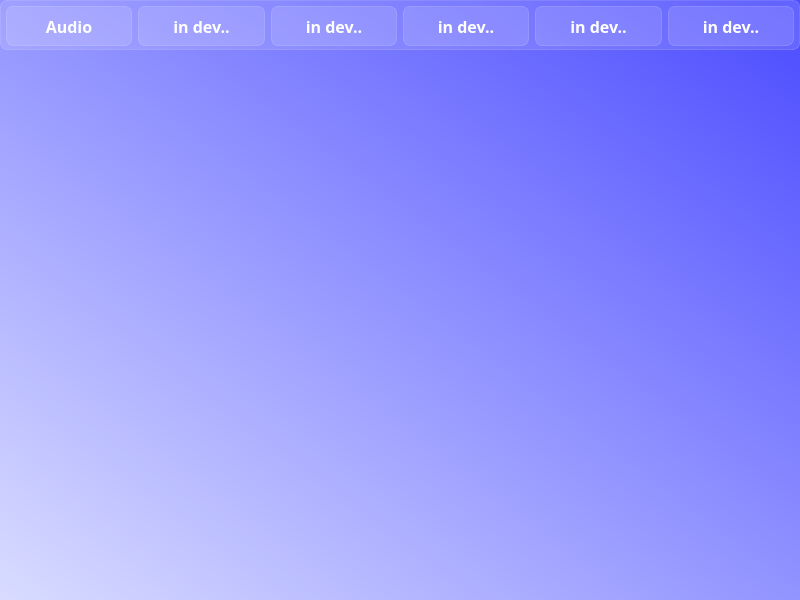
<?xml version="1.0" encoding="UTF-8"?>
<ui version="4.0">
 <class>MainWindow</class>
 <widget class="QMainWindow" name="MainWindow">
  <property name="geometry">
   <rect>
    <x>0</x>
    <y>0</y>
    <width>800</width>
    <height>600</height>
   </rect>
  </property>
  <property name="font">
   <font>
    <family>System</family>
    <bold>true</bold>
   </font>
  </property>
  <property name="windowTitle">
   <string>BlackPearl</string>
  </property>
  <widget class="QWidget" name="centralwidget">
   <property name="font">
    <font>
     <family>System</family>
     <pointsize>12</pointsize>
     <bold>true</bold>
    </font>
   </property>
   <property name="styleSheet">
    <string notr="true">background-color: qlineargradient(spread:pad, x1:0.983, y1:0.0227273, x2:0, y2:1, stop:0 rgba(78, 78, 255, 255), stop:1 rgba(217, 220, 255, 255));</string>
   </property>
   <layout class="QVBoxLayout" name="verticalLayout">
    <property name="spacing">
     <number>0</number>
    </property>
    <property name="leftMargin">
     <number>0</number>
    </property>
    <property name="topMargin">
     <number>0</number>
    </property>
    <property name="rightMargin">
     <number>0</number>
    </property>
    <property name="bottomMargin">
     <number>0</number>
    </property>
    <item>
     <widget class="QFrame" name="main_mtn_frame">
      <property name="maximumSize">
       <size>
        <width>16777215</width>
        <height>50</height>
       </size>
      </property>
      <property name="font">
       <font>
        <family>Arial</family>
        <pointsize>12</pointsize>
        <bold>true</bold>
       </font>
      </property>
      <property name="styleSheet">
       <string notr="true">background-color: rgba(255, 255, 255, 30);
border: 1px solid rgba(255, 255, 255, 40);
border-radius: 7px;</string>
      </property>
      <layout class="QHBoxLayout" name="horizontalLayout">
       <property name="leftMargin">
        <number>5</number>
       </property>
       <property name="topMargin">
        <number>5</number>
       </property>
       <property name="rightMargin">
        <number>5</number>
       </property>
       <property name="bottomMargin">
        <number>5</number>
       </property>
       <item>
        <widget class="QPushButton" name="main_audio_btn">
         <property name="minimumSize">
          <size>
           <width>0</width>
           <height>40</height>
          </size>
         </property>
         <property name="font">
          <font>
           <family>Arial Black</family>
           <pointsize>12</pointsize>
           <bold>true</bold>
          </font>
         </property>
         <property name="styleSheet">
          <string notr="true">QPushButton {
color: white;
background-color: rgba(255, 255, 255, 30);
border: 1px solid rgba(255, 255, 255, 40);
border-radius: 7px;
}

QPushButton:hover {
background-color: rgba(255, 255, 255, 40);
}

QPushButton:pressed {
background-color: rgba(255, 255, 255, 70);
}
</string>
         </property>
         <property name="text">
          <string>Audio</string>
         </property>
        </widget>
       </item>
       <item>
        <widget class="QPushButton" name="in_dev_btn_5">
         <property name="minimumSize">
          <size>
           <width>0</width>
           <height>40</height>
          </size>
         </property>
         <property name="font">
          <font>
           <family>Arial Black</family>
           <pointsize>12</pointsize>
           <bold>true</bold>
          </font>
         </property>
         <property name="styleSheet">
          <string notr="true">QPushButton {
color: white;
background-color: rgba(255, 255, 255, 30);
border: 1px solid rgba(255, 255, 255, 40);
border-radius: 7px;
}

QPushButton:hover {
background-color: rgba(255, 255, 255, 40);
}

QPushButton:pressed {
background-color: rgba(255, 255, 255, 70);
}
</string>
         </property>
         <property name="text">
          <string>in dev..</string>
         </property>
        </widget>
       </item>
       <item>
        <widget class="QPushButton" name="in_dev_btn">
         <property name="minimumSize">
          <size>
           <width>0</width>
           <height>40</height>
          </size>
         </property>
         <property name="font">
          <font>
           <family>Arial Black</family>
           <pointsize>12</pointsize>
           <bold>true</bold>
          </font>
         </property>
         <property name="styleSheet">
          <string notr="true">QPushButton {
color: white;
background-color: rgba(255, 255, 255, 30);
border: 1px solid rgba(255, 255, 255, 40);
border-radius: 7px;
}

QPushButton:hover {
background-color: rgba(255, 255, 255, 40);
}

QPushButton:pressed {
background-color: rgba(255, 255, 255, 70);
}
</string>
         </property>
         <property name="text">
          <string>in dev..</string>
         </property>
        </widget>
       </item>
       <item>
        <widget class="QPushButton" name="in_dev_btn_2">
         <property name="minimumSize">
          <size>
           <width>0</width>
           <height>40</height>
          </size>
         </property>
         <property name="font">
          <font>
           <family>Arial Black</family>
           <pointsize>12</pointsize>
           <bold>true</bold>
          </font>
         </property>
         <property name="styleSheet">
          <string notr="true">QPushButton {
color: white;
background-color: rgba(255, 255, 255, 30);
border: 1px solid rgba(255, 255, 255, 40);
border-radius: 7px;
}

QPushButton:hover {
background-color: rgba(255, 255, 255, 40);
}

QPushButton:pressed {
background-color: rgba(255, 255, 255, 70);
}
</string>
         </property>
         <property name="text">
          <string>in dev..</string>
         </property>
        </widget>
       </item>
       <item>
        <widget class="QPushButton" name="in_dev_btn_3">
         <property name="minimumSize">
          <size>
           <width>0</width>
           <height>40</height>
          </size>
         </property>
         <property name="font">
          <font>
           <family>Arial Black</family>
           <pointsize>12</pointsize>
           <bold>true</bold>
          </font>
         </property>
         <property name="styleSheet">
          <string notr="true">QPushButton {
color: white;
background-color: rgba(255, 255, 255, 30);
border: 1px solid rgba(255, 255, 255, 40);
border-radius: 7px;
}

QPushButton:hover {
background-color: rgba(255, 255, 255, 40);
}

QPushButton:pressed {
background-color: rgba(255, 255, 255, 70);
}
</string>
         </property>
         <property name="text">
          <string>in dev..</string>
         </property>
        </widget>
       </item>
       <item>
        <widget class="QPushButton" name="in_dev_btn_4">
         <property name="minimumSize">
          <size>
           <width>0</width>
           <height>40</height>
          </size>
         </property>
         <property name="font">
          <font>
           <family>Arial Black</family>
           <pointsize>12</pointsize>
           <bold>true</bold>
          </font>
         </property>
         <property name="styleSheet">
          <string notr="true">QPushButton {
color: white;
background-color: rgba(255, 255, 255, 30);
border: 1px solid rgba(255, 255, 255, 40);
border-radius: 7px;
}

QPushButton:hover {
background-color: rgba(255, 255, 255, 40);
}

QPushButton:pressed {
background-color: rgba(255, 255, 255, 70);
}
</string>
         </property>
         <property name="text">
          <string>in dev..</string>
         </property>
        </widget>
       </item>
      </layout>
     </widget>
    </item>
    <item>
     <widget class="QFrame" name="frame">
      <property name="maximumSize">
       <size>
        <width>16777215</width>
        <height>16777215</height>
       </size>
      </property>
      <property name="styleSheet">
       <string notr="true">background-color: rgba(255, 255, 255, 0);</string>
      </property>
      <property name="frameShape">
       <enum>QFrame::Shape::StyledPanel</enum>
      </property>
      <property name="frameShadow">
       <enum>QFrame::Shadow::Raised</enum>
      </property>
     </widget>
    </item>
   </layout>
  </widget>
 </widget>
 <resources/>
 <connections/>
</ui>
